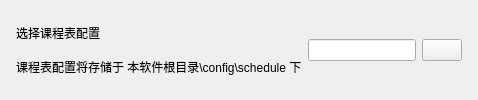
          <widget class="CardWidget" name="CardWidget_3">
           <property name="minimumSize">
            <size>
             <width>0</width>
             <height>70</height>
            </size>
           </property>
           <layout class="QHBoxLayout" name="horizontalLayout_5">
            <property name="leftMargin">
             <number>16</number>
            </property>
            <property name="topMargin">
             <number>16</number>
            </property>
            <property name="rightMargin">
             <number>16</number>
            </property>
            <property name="bottomMargin">
             <number>16</number>
            </property>
            <item>
             <layout class="QVBoxLayout" name="verticalLayout_6">
              <property name="spacing">
               <number>0</number>
              </property>
              <item>
               <widget class="StrongBodyLabel" name="StrongBodyLabel_5">
                <property name="text">
                 <string>选择课程表配置</string>
                </property>
               </widget>
              </item>
              <item>
               <widget class="CaptionLabel" name="CaptionLabel_2">
                <property name="text">
                 <string>课程表配置将存储于 本软件根目录\config\schedule 下</string>
                </property>
                <property name="wordWrap">
                 <bool>false</bool>
                </property>
                <property name="lightColor" stdset="0">
                 <color alpha="150">
                  <red>0</red>
                  <green>0</green>
                  <blue>0</blue>
                 </color>
                </property>
                <property name="darkColor" stdset="0">
                 <color alpha="200">
                  <red>255</red>
                  <green>255</green>
                  <blue>255</blue>
                 </color>
                </property>
               </widget>
              </item>
             </layout>
            </item>
            <item>
             <widget class="LineEdit" name="conf_name">
              <property name="sizePolicy">
               <sizepolicy hsizetype="Maximum" vsizetype="Fixed">
                <horstretch>0</horstretch>
                <verstretch>0</verstretch>
               </sizepolicy>
              </property>
             </widget>
            </item>
            <item>
             <widget class="ComboBox" name="conf_combo">
              <property name="sizePolicy">
               <sizepolicy hsizetype="Maximum" vsizetype="Fixed">
                <horstretch>0</horstretch>
                <verstretch>0</verstretch>
               </sizepolicy>
              </property>
             </widget>
            </item>
           </layout>
          </widget>
